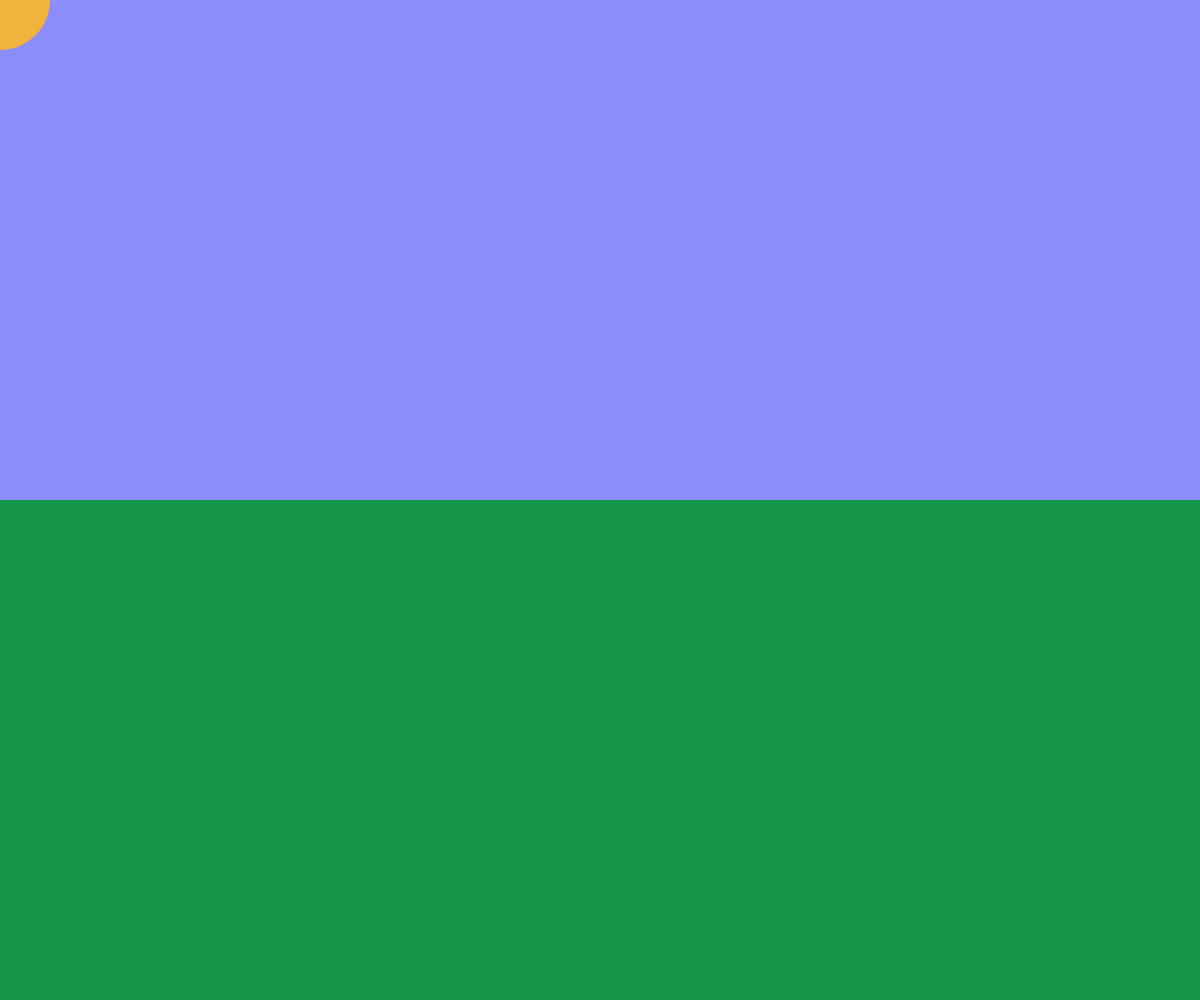
Frame 1 (no input)
Frame 60 (no input): identical to frame 1, image omitted
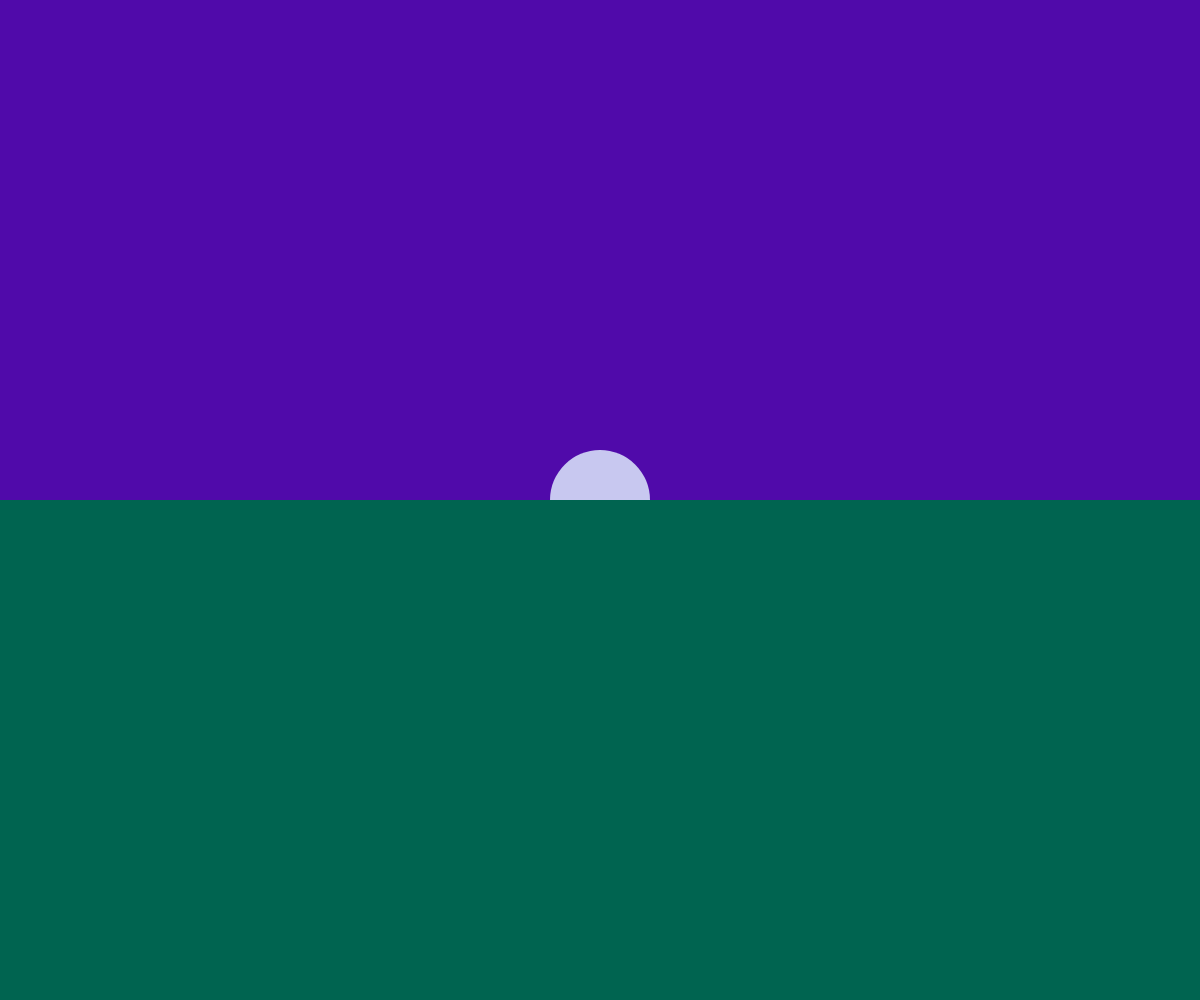
Frame 120 (the mouse pressed at the canvas centre since frame 60)

The p5.js sketch that drew these frames (run headless with seeded random() and noise() and a simulated clock; from frame 60 on, the mouse is pressed at the canvas centre):

// p5.js sketch
// ── sketch.js
 let ball;

let x = 0;
let y = 0;
       
        function setup() {
            createCanvas(windowWidth, windowHeight);
        }
        function draw() {
          background(40, 40, 40);
            strokeWeight(0);
            if(mouseX< windowWidth/2){
              fill(140,140,250);
              if (mouseY> windowHeight/2) {
                fill(0,5,60);}
            }else {
              fill(80,10,170);
              if (mouseY> windowHeight/2 && mouseX> windowWidth/2) {
                fill(0,5,60);
              }
            }
            rect(0,0,windowWidth,windowHeight/2);
           x += (mouseX - x) * 1;
           y += (mouseY - y) * 1;
            if (mouseX < windowWidth/2) {
              fill(240,180,60);
            }else {
              fill(200, 200, 240);
            }
            ellipse(x, y, 100, 100);
          stroke(0);
            strokeWeight(0);
            if(mouseX< windowWidth/2 && mouseY< windowHeight/2){
            fill(20,150,70);
            }else {
              fill(0,100,80)}
            rect(0,windowHeight/2,windowWidth,windowHeight);
        }
       
